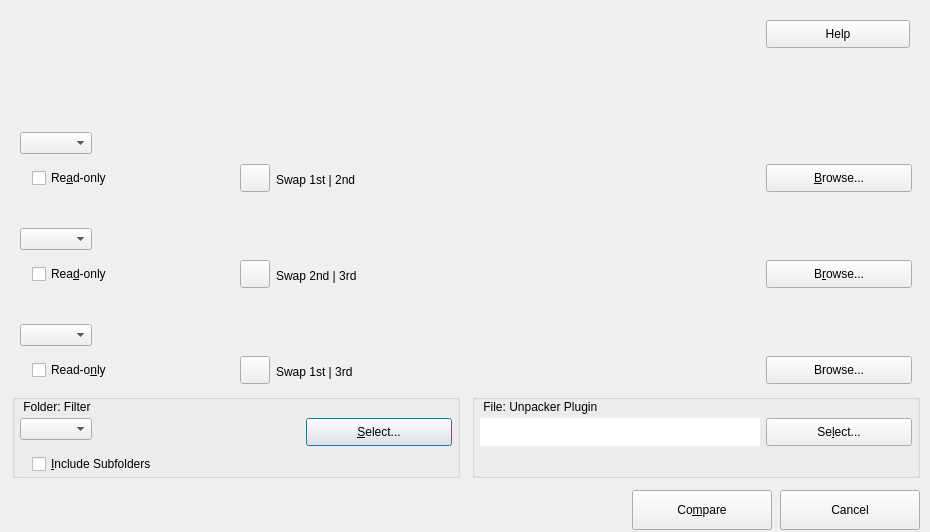
<?xml version="1.0" encoding="UTF-8"?><ui version="4.0"><class>IDD_OPEN</class>
<widget class="QDialog" name="IDD_OPEN">
<property name="geometry">
<rect><x>0</x><y>0</y>
<width>930</width><height>532</height></rect></property>
<property name="windowTitle"><string>"Select Files or Folders"
</string></property>
<widget class="QGroupBox" name="IDC_FILES_DIRS_GROUP3X">
<property name="geometry">
<rect><x>12</x><y>394</y><width>448</width><height>84</height></rect></property>
<widget class="QLabel" name="IDC_FILES_DIRS_GROUP3">
<property name="geometry">
<rect><x>8</x><y>2</y><width>172</width><height>22</height></rect></property>
<property name="text"><string> Folder: Filter</string></property>
<property name="inputMethodHints"><set>Qt::ImhMultiLine</set></property><property name="wordWrap"><bool>true</bool></property></widget>
<widget class="QComboBox" name="IDC_EXT_COMBO">
<property name="geometry">
<rect><x>8</x><y>24</y><width>280</width><height>22</height></rect></property>
<property name="sizeAdjustPolicy"><enum>QComboBox::AdjustToContents</enum></property></widget>
<widget class="QPushButton" name="IDC_SELECT_FILTER">
<property name="geometry">
<rect><x>294</x><y>24</y><width>146</width><height>28</height></rect></property>
<property name="text"><string>&amp;Select...</string></property>
</widget>
<widget class="QCheckBox" name="IDC_RECURS_CHECK">
<property name="geometry">
<rect><x>20</x><y>60</y><width>286</width><height>20</height></rect></property>
<property name="text"><string>&amp;Include Subfolders</string></property>
</widget>
</widget>
<widget class="QGroupBox" name="IDC_FILES_DIRS_GROUP4X">
<property name="geometry">
<rect><x>472</x><y>394</y><width>448</width><height>84</height></rect></property>
<widget class="QLabel" name="IDC_FILES_DIRS_GROUP4">
<property name="geometry">
<rect><x>8</x><y>2</y><width>172</width><height>22</height></rect></property>
<property name="text"><string> File: Unpacker Plugin</string></property>
<property name="inputMethodHints"><set>Qt::ImhMultiLine</set></property><property name="wordWrap"><bool>true</bool></property></widget>
<widget class="QTextEdit" name="IDC_UNPACKER_EDIT">
<property name="geometry">
<rect><x>8</x><y>24</y><width>280</width><height>28</height></rect></property>
<property name="verticalScrollBarPolicy"><enum>Qt::ScrollBarAlwaysOff</enum></property><property name="horizontalScrollBarPolicy"><enum>Qt::ScrollBarAlwaysOff</enum></property><property name="frameShape"><enum>QFrame::NoFrame</enum></property></widget>
<widget class="QPushButton" name="IDC_SELECT_UNPACKER">
<property name="geometry">
<rect><x>294</x><y>24</y><width>146</width><height>28</height></rect></property>
<property name="text"><string>Se&amp;lect...</string></property>
</widget>
</widget>
<widget class="QComboBox" name="IDC_PATH0_COMBO">
<property name="geometry">
<rect><x>20</x><y>132</y><width>892</width><height>22</height></rect></property>
<property name="sizeAdjustPolicy"><enum>QComboBox::AdjustToContents</enum></property></widget>
<widget class="QCheckBox" name="IDC_PATH0_READONLY">
<property name="geometry">
<rect><x>32</x><y>168</y><width>200</width><height>20</height></rect></property>
<property name="text"><string>Re&amp;ad-only</string></property>
</widget>
<widget class="QPushButton" name="IDC_SWAP01_BUTTON">
<property name="geometry">
<rect><x>240</x><y>164</y><width>30</width><height>28</height></rect></property>
</widget>
<widget class="QLabel" name="IDC_SWAP01_STATIC">
<property name="geometry">
<rect><x>276</x><y>168</y><width>176</width><height>24</height></rect></property>
<property name="text"><string>Swap 1st | 2nd</string></property>
<property name="inputMethodHints"><set>Qt::ImhMultiLine</set></property><property name="wordWrap"><bool>true</bool></property></widget>
<widget class="QPushButton" name="IDC_PATH0_BUTTON">
<property name="geometry">
<rect><x>766</x><y>164</y><width>146</width><height>28</height></rect></property>
<property name="text"><string>&amp;Browse...</string></property>
</widget>
<widget class="QComboBox" name="IDC_PATH1_COMBO">
<property name="geometry">
<rect><x>20</x><y>228</y><width>892</width><height>22</height></rect></property>
<property name="sizeAdjustPolicy"><enum>QComboBox::AdjustToContents</enum></property></widget>
<widget class="QCheckBox" name="IDC_PATH1_READONLY">
<property name="geometry">
<rect><x>32</x><y>264</y><width>200</width><height>20</height></rect></property>
<property name="text"><string>Rea&amp;d-only</string></property>
</widget>
<widget class="QPushButton" name="IDC_SWAP12_BUTTON">
<property name="geometry">
<rect><x>240</x><y>260</y><width>30</width><height>28</height></rect></property>
</widget>
<widget class="QLabel" name="IDC_SWAP12_STATIC">
<property name="geometry">
<rect><x>276</x><y>264</y><width>176</width><height>24</height></rect></property>
<property name="text"><string>Swap 2nd | 3rd</string></property>
<property name="inputMethodHints"><set>Qt::ImhMultiLine</set></property><property name="wordWrap"><bool>true</bool></property></widget>
<widget class="QPushButton" name="IDC_PATH1_BUTTON">
<property name="geometry">
<rect><x>766</x><y>260</y><width>146</width><height>28</height></rect></property>
<property name="text"><string>B&amp;rowse...</string></property>
</widget>
<widget class="QComboBox" name="IDC_PATH2_COMBO">
<property name="geometry">
<rect><x>20</x><y>324</y><width>892</width><height>22</height></rect></property>
<property name="sizeAdjustPolicy"><enum>QComboBox::AdjustToContents</enum></property></widget>
<widget class="QCheckBox" name="IDC_PATH2_READONLY">
<property name="geometry">
<rect><x>32</x><y>360</y><width>200</width><height>20</height></rect></property>
<property name="text"><string>Read-o&amp;nly</string></property>
</widget>
<widget class="QPushButton" name="IDC_SWAP02_BUTTON">
<property name="geometry">
<rect><x>240</x><y>356</y><width>30</width><height>28</height></rect></property>
</widget>
<widget class="QLabel" name="IDC_SWAP02_STATIC">
<property name="geometry">
<rect><x>276</x><y>360</y><width>176</width><height>24</height></rect></property>
<property name="text"><string>Swap 1st | 3rd</string></property>
<property name="inputMethodHints"><set>Qt::ImhMultiLine</set></property><property name="wordWrap"><bool>true</bool></property></widget>
<widget class="QPushButton" name="IDC_PATH2_BUTTON">
<property name="geometry">
<rect><x>766</x><y>356</y><width>146</width><height>28</height></rect></property>
<property name="text"><string>Browse...</string></property>
</widget>
<widget class="QPushButton" name="IDOK">
<property name="geometry">
<rect><x>632</x><y>490</y><width>140</width><height>40</height></rect></property>
<property name="text"><string>Co&amp;mpare</string></property>
</widget>
<widget class="QPushButton" name="IDCANCEL">
<property name="geometry">
<rect><x>780</x><y>490</y><width>140</width><height>40</height></rect></property>
<property name="text"><string>Cancel</string></property>
</widget>
<widget class="QLabel" name="IDC_OPEN_STATUS">
<property name="geometry">
<rect><x>12</x><y>544</y><width>880</width><height>24</height></rect></property>
<property name="text"><string>Status:</string></property>
<property name="inputMethodHints"><set>Qt::ImhMultiLine</set></property><property name="wordWrap"><bool>true</bool></property></widget>
<widget class="QPushButton" name="ID_HELP">
<property name="geometry">
<rect><x>766</x><y>20</y><width>144</width><height>28</height></rect></property>
<property name="text"><string>Help</string></property>
</widget>
</widget><resources/><connections/></ui>
